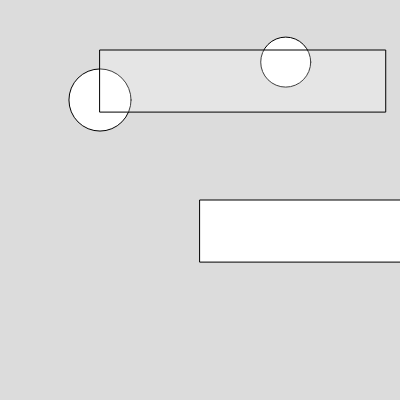
Frame 1 (no input)
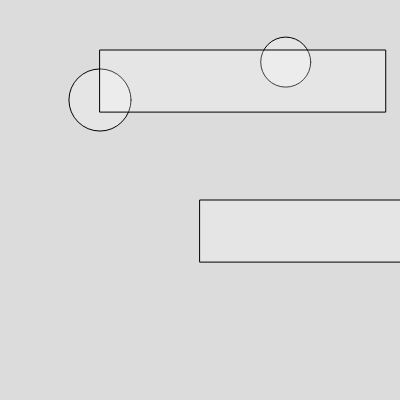
Frame 60 (no input)
Frame 120 (the mouse pressed at the canvas centre since frame 60): identical to frame 60, image omitted

The p5.js sketch that drew these frames (run headless with seeded random() and noise() and a simulated clock; from frame 60 on, the mouse is pressed at the canvas centre):

// p5.js sketch
// ── sketch.js
var ran;
var ran2;
function setup() {
  createCanvas(400, 400);
  ran = random(400);
  ran2 = random(300);
  console.log(ran);
  
}

function draw() {
  background(220);
  rect(200, 200, ran, ran2);
  ellipse(ran, ran2, 50);
  ellipse(100,100, ran2);
	fill(ran, ran2);
  rect(100,50, ran, ran2);
  
}
